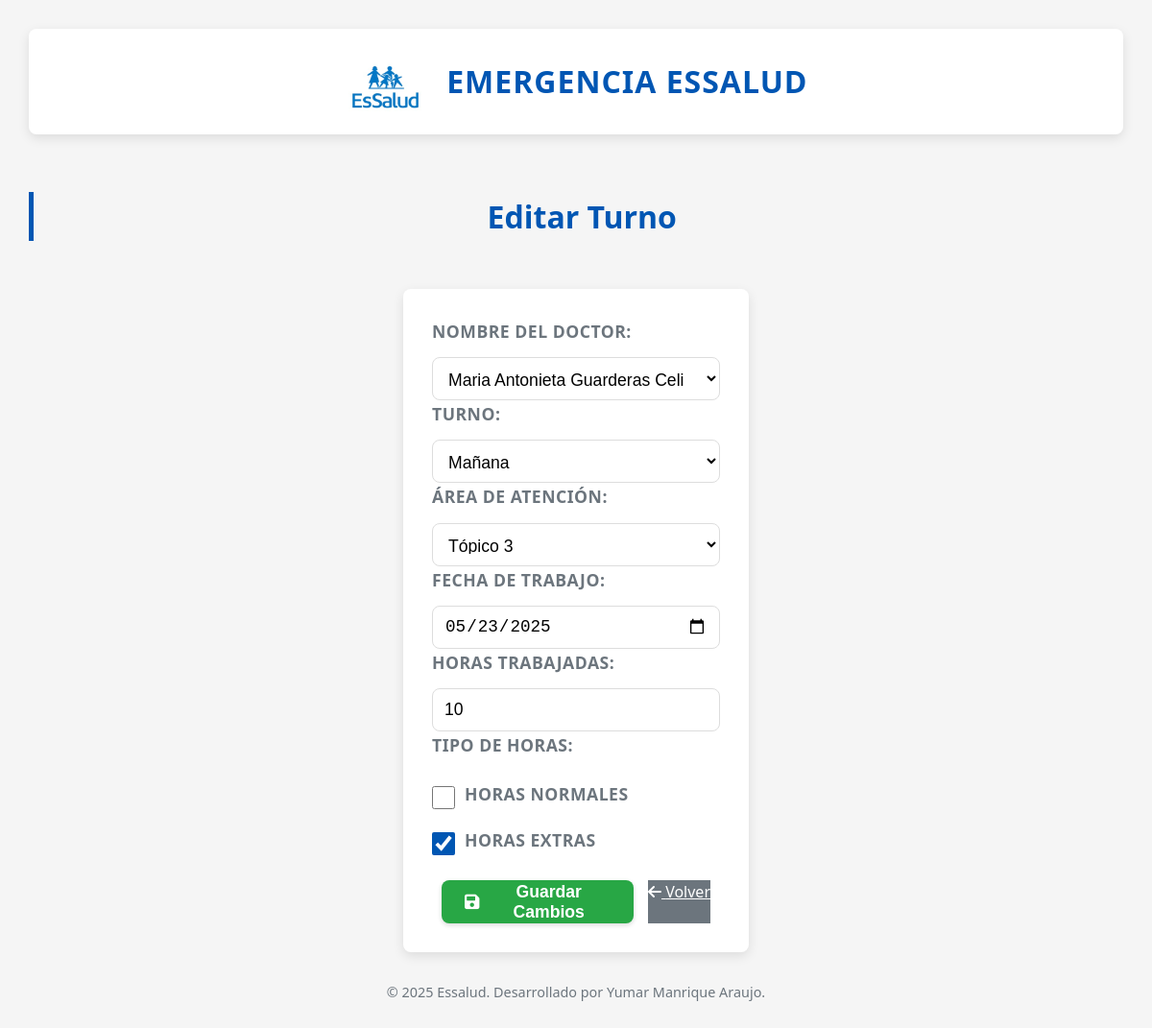
/editar_turno/8?scroll_position=0 (signed in), run on the app's committed database.
### app.py (models this page shows)
class Turno(db.Model):
    id = db.Column(db.Integer, primary_key=True)
    doctor = db.Column(db.String(100), nullable=False)
    area = db.Column(db.String(100), nullable=False)
    fecha_trabajo = db.Column(db.Date, nullable=False)
    horas_trabajadas = db.Column(db.Integer, nullable=False, default=6)
    turno = db.Column(db.String(10), nullable=False)
    tipo_horas = db.Column(db.String(10), nullable=False)

class Doctor(db.Model):
    id = db.Column(db.Integer, primary_key=True)
    name = db.Column(db.String(100), nullable=False, unique=True)

### app.py (the view, shortened to what this page needs)
@app.route('/editar_turno/<int:id>', methods=['GET', 'POST'])
def editar_turno(id):
    if 'user_id' not in session:
        flash('Debe iniciar sesión primero', 'danger')
        return redirect(url_for('login'))
    turno = Turno.query.get(id)
    if not turno:
        flash('Turno no encontrado', 'danger')
        return redirect(url_for('index'))
    return render_template(
        'editar.html',
        turno=turno,
        opciones_diurnas=opciones_diurnas,
        opciones_nocturnas=opciones_nocturnas,
        datetime=datetime,
        doctores=Doctor.query.all(),
        scroll_position=request.args.get('scroll_position', 0, type=int)
    )

### templates/editar.html (shortened to what this page needs)
<!DOCTYPE html>
<html lang="es">
<head>
    <link rel="stylesheet" href="{{ url_for('static', filename='styles.css') }}">
    <link rel="stylesheet" href="https://cdnjs.cloudflare.com/ajax/libs/font-awesome/6.0.0/css/all.min.css">
</head>
<body>
    <div class="container">
        <div class="header-container">
            <img src="{{ url_for('static', filename='img/logo_essalud.png') }}" alt="Logo EsSalud" class="logo">
            <h1>Emergencia EsSalud</h1>
        </div>
        <div class="form-header">
            <h2>Editar Turno</h2>
        </div>
        <div class="form-container">
            <form action="{{ url_for('editar_turno', id=turno.id) }}" method="POST" id="turnoForm">
                <div class="form-group">
                    <label for="nombre">Nombre del Doctor:</label>
                    <select name="nombre" id="nombre" required aria-required="true">
                        {% for doctor in doctores %}
                            <option value="{{ doctor.name }}" {% if doctor.name == turno.doctor %}selected{% endif %}>
                                {{ doctor.name }}
                            </option>
                        {% endfor %}
                    </select>
                </div>
                <div class="form-group">
                    <label for="turno">Turno:</label>
                    <select id="turno" name="turno" required aria-required="true" onchange="updateAreas()">
                        <option value="MAÑANA" {% if turno.turno == 'MAÑANA' %}selected{% endif %}>Mañana</option>
                    </select>
                </div>
                <div class="form-group">
                    <label for="area">Área de Atención:</label>
                    <select name="area" id="area-select" required aria-required="true">
                        {% for opcion in opciones_diurnas %}
                            <option value="{{ opcion }}" class="area-diurna" {% if opcion == turno.area %}selected{% endif %}
                                    {% if turno.turno == 'NOCHE' %}style="display: none;"{% endif %}>
                                {{ opcion }}
                            </option>
                        {% endfor %}
                    </select>
                </div>
                <div class="form-group">
                    <label for="fecha_trabajo">Fecha de Trabajo:</label>
                    <input type="date" id="fecha_trabajo" name="fecha_trabajo" value="{{ turno.fecha_trabajo.strftime('%Y-%m-%d') }}" required aria-required="true">
                </div>
                <div class="form-group">
                    <label for="horas_trabajadas">Horas Trabajadas:</label>
                    <input type="number" name="horas_trabajadas" id="horas_trabajadas" value="{{ turno.horas_trabajadas }}" min="1" max="12" required aria-required="true">
                </div>
                <div class="form-group">
                    <label>Tipo de Horas:</label>
                    <div class="checkbox-container">
                        <div class="checkbox-group">
                            <input type="checkbox" name="horas_normales" id="horas_normales" value="Normal"
                                   aria-label="Horas Normales">
                            <label for="horas_normales">Horas Normales</label>
                        </div>
                        <div class="checkbox-group">
                            <input type="checkbox" name="horas_extras" id="horas_extras" value="Extra"
                                   {% if turno.tipo_horas == 'Extra' %}checked{% endif %}
                                   aria-label="Horas Extras">
                            <label for="horas_extras">Horas Extras</label>
                        </div>
                    </div>
                </div>
                <div class="button-container">
                    <button type="submit" class="btn-submit"><i class="fas fa-save"></i> Guardar Cambios</button>
                    <a href="{{ url_for('index', scroll_position=scroll_position) }}" class="btn-back"><i class="fas fa-arrow-left"></i> Volver</a>
                </div>
            </form>
        </div>
    </div>
    <footer>
        <p>© 2025 Essalud. Desarrollado por Yumar Manrique Araujo.</p>
    </footer>
</body>
</html>

### static/styles.css (style rules this page uses)
* { margin: 0; padding: 0; box-sizing: border-box; }
:root { --primary-color: #0072BC; --secondary-color: #6C757D; --success-color: #28A745; --danger-color: #DC3545; --light-color: #F8F9FA; --dark-color: #343A40; --white: #FFFFFF; --border-color: #E0E0E0; --shadow-color: rgba(0, 0, 0, 0.15); --border-radius: 8px; --input-radius: 25px; --spacing-unit: 15px; --transition: all 0.3s ease; }
body { font-family: 'Roboto', 'Trebuchet MS', 'Arial', sans-serif; font-size: 16px; background-color: #F1F5F9; margin: 0; padding: var(--spacing-unit); line-height: 1.6; color: var(--dark-color); }
.container { max-width: 1200px; margin: 0 auto; display: grid; grid-template-columns: 1fr; gap: calc(var(--spacing-unit) * 1.5); }
.header-container { background-color: white; padding: 15px 20px; border-radius: var(--border-radius); box-shadow: var(--box-shadow); display: flex; align-items: center; justify-content: center; gap: 20px; position: sticky; top: 0; z-index: 100; }
.logo { height: 50px; width: auto; transition: var(--transition); }
h1 { font-size: 2rem; color: var(--primary-color); margin: 0; font-weight: 700; text-transform: uppercase; letter-spacing: 1px; }
h2 { font-size: 1.6rem; color: var(--dark-color); margin-bottom: calc(var(--spacing-unit) / 2); font-weight: 600; border-left: 5px solid var(--primary-color); padding-left: calc(var(--spacing-unit) / 2); }
.form-container { background-color: var(--white); padding: var(--spacing-unit); border-radius: var(--border-radius); box-shadow: 0 4px 12px var(--shadow-color); display: grid; grid-template-columns: repeat(auto-fill, minmax(250px, 1fr)); gap: var(--spacing-unit); align-items: end; }
.form-group { display: flex; flex-direction: column; gap: 5px; }
label { font-weight: 600; color: var(--secondary-color); font-size: 0.95rem; text-transform: uppercase; letter-spacing: 0.5px; }
select, input { width: 100%; padding: 10px 15px; border: 1px solid var(--border-color); border-radius: var(--input-radius); font-size: 1rem; box-sizing: border-box; height: 45px; transition: var(--transition); background-color: var(--white); }
button, .btn { display: inline-flex; align-items: center; justify-content: center; gap: 8px; padding: 10px 20px; border: none; border-radius: var(--input-radius); font-size: 1rem; cursor: pointer; transition: var(--transition); text-decoration: none; font-weight: 600; height: 45px; box-shadow: 0 2px 5px var(--shadow-color); }

### data on the page
Turno: nombre "Maria Antonieta Guarderas Celi", turno "Mañana", area "Tópico 3", fecha_trabajo "05/23/2025", horas_trabajadas "10", tipo_horas "☑"
